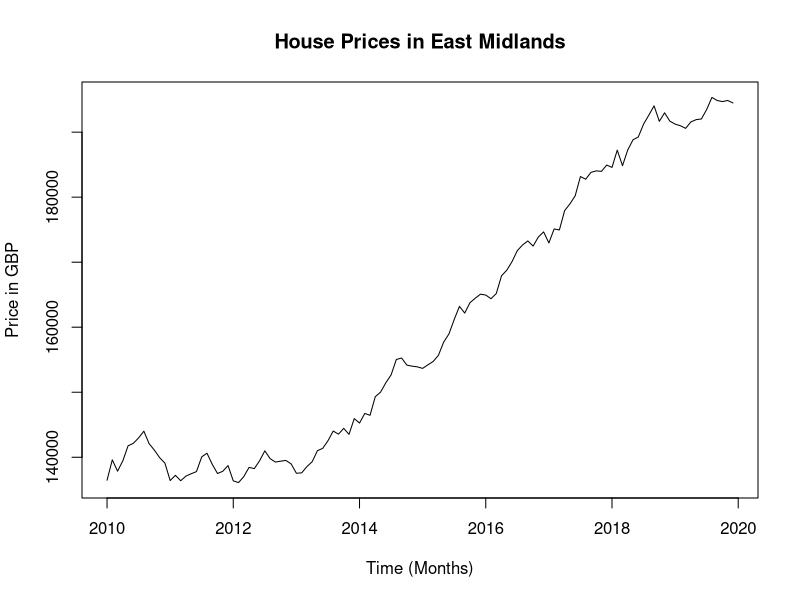
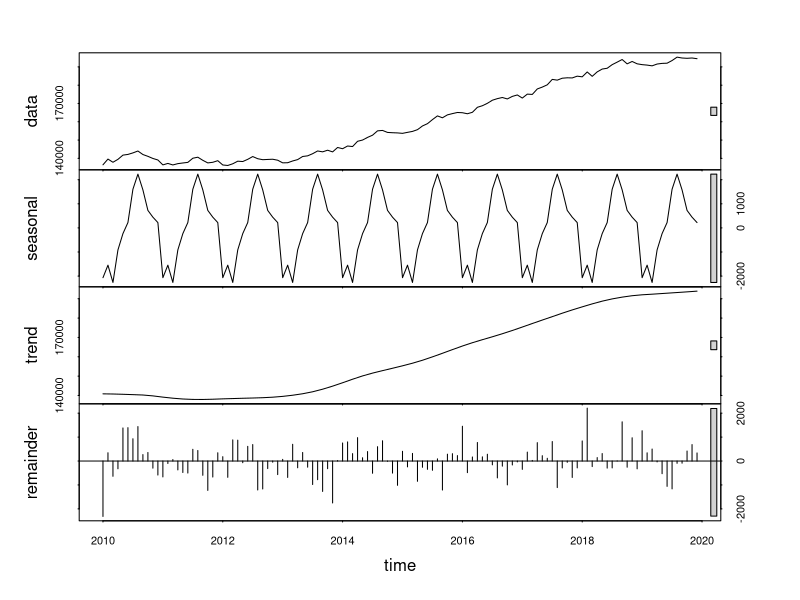
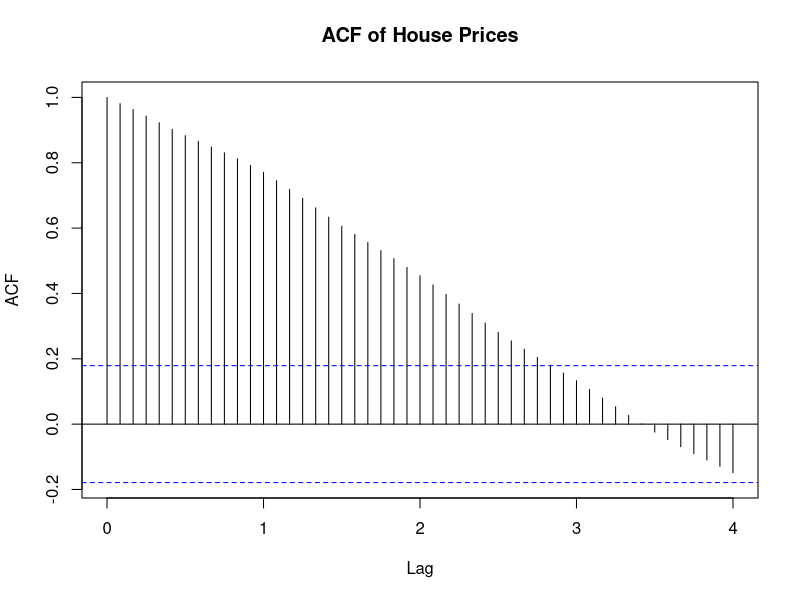
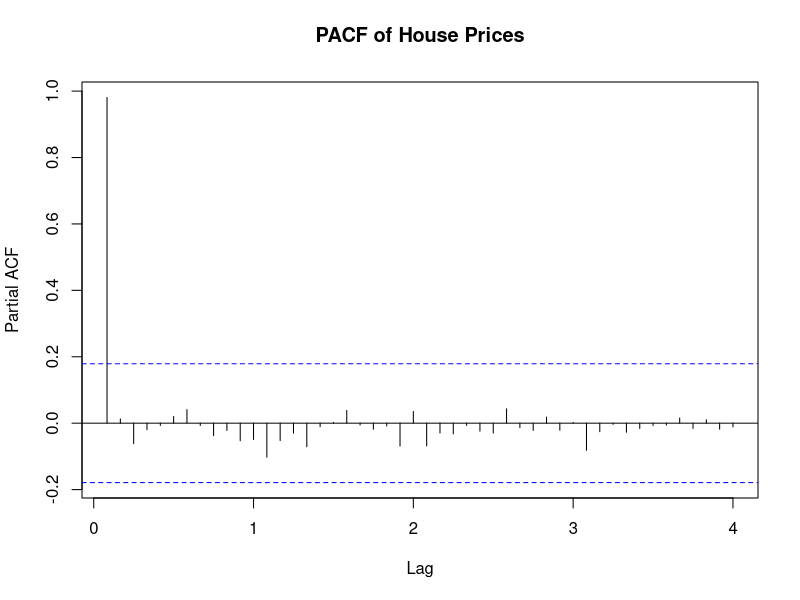
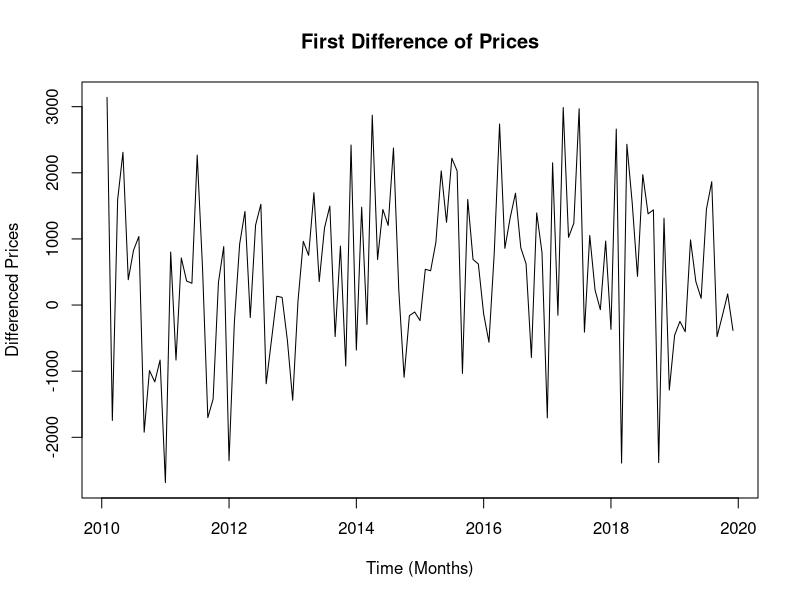
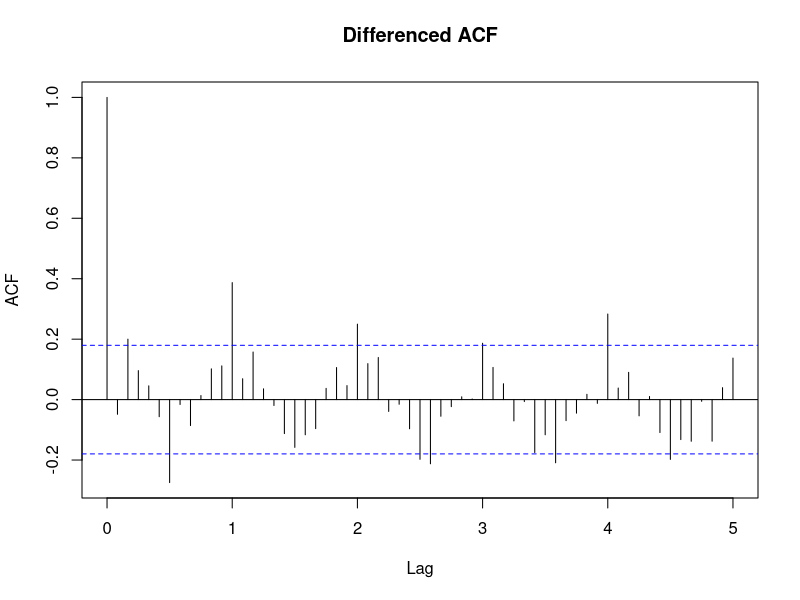
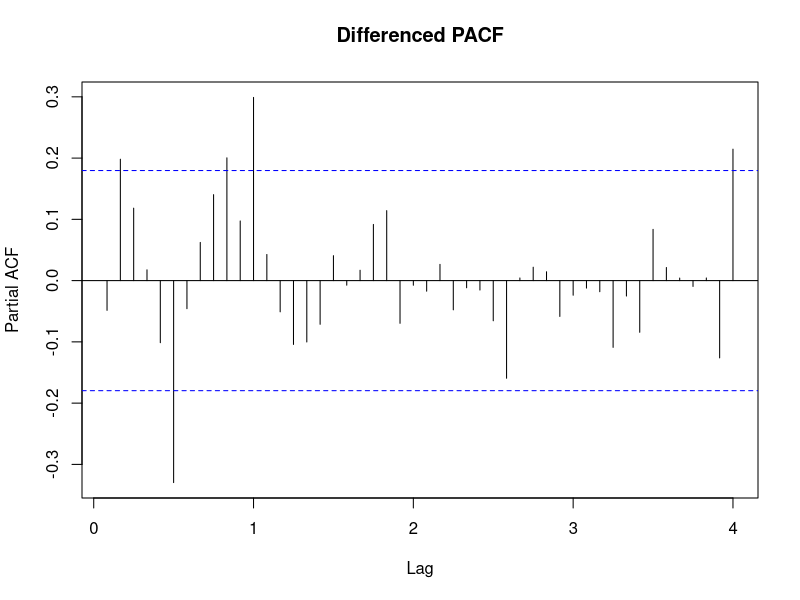
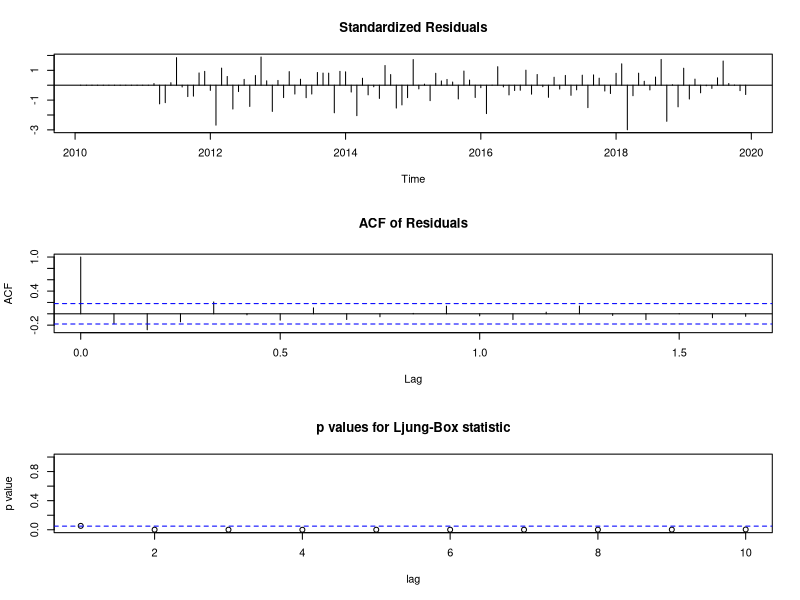

Generate these figures, in order, with R:
# Load the necessary package for time series analysis
library(forecast)

# Read the dataset
house_prices = read.csv('em_house_prices.csv')

# Create a time series
house_prices_ts = ts(house_prices$average_price_gbp, start = c(2010, 1), frequency = 12)

# Plot the time series
ts.plot(house_prices_ts, main='House Prices in East Midlands', xlab='Time (Months)', ylab='Price in GBP')

# Decompose the time series to analyze components
decomposed = stl(house_prices_ts, s.window = 'periodic')
plot(decomposed)
range(decomposed$time.series[,'seasonal'])
range(decomposed$time.series[,'remainder'])

# Analyze the autocorrelation of the time series
acf(house_prices_ts, lag.max = 48, main='ACF of House Prices')

pacf(house_prices_ts, lag.max = 48, main='PACF of House Prices')

# Test for stationarity
stationarity_test = PP.test(house_prices_ts)
print(stationarity_test)

# Determine optimal differencing level
for(d in 1:5){
  diff_ts = diff(house_prices_ts, differences = d)
  print(paste('Order =', d, 'Variance =', var(diff_ts)))
}
var(house_prices_ts)

# Plot the first differenced series
first_diff = diff(house_prices_ts)
ts.plot(first_diff, main='First Difference of Prices', xlab='Time (Months)', ylab='Differenced Prices')

# Analyze the differenced series
acf(first_diff, lag.max = 60, main='Differenced ACF')
abline(v=c(12,24,36,48), col='red', lty=2)

pacf(first_diff, lag.max = 48, main='Differenced PACF')

# Test stationarity again
stationarity_test_diff = PP.test(first_diff)
cat('P-value for PP test after differencing:', stationarity_test_diff$p.value, '\n')
print (stationarity_test_diff)

# Fit a SARIMA model
sarima_model = arima(first_diff, order = c(2, 1, 1), seasonal = list(order = c(0, 0, 1), period = 12))
print(paste0('SARIMA(2,2,1)(0,1,1)[12] model, AIC = ', round(sarima_model$aic, 2)))

# Select and summarize the model
final_model = arima(first_diff, order = c(2, 2, 1), seasonal = list(order = c(0, 1, 1), period = 12))
summary(final_model)

# Diagnostic plots for the selected model
tsdiag(final_model)

# Distribution of residuals
hist(final_model$residuals, freq = FALSE, main='Residuals Distribution', xlab='Residuals')
lines(density(final_model$resid, na.rm = TRUE))

# Q-Q plot of residuals
qqnorm(final_model$residuals)
qqline(final_model$residuals)

# Evaluate model performance
summary(final_model)  # Extract MAE and RMSE1

# Plot actual vs. fitted values
plot(as.numeric(fitted(final_model)), as.numeric(first_diff), main='Actual vs fitted',xlab='fitted',ylab='actual')
abline(a=0, b=1, col='red')

# Forecast future values
forecasted_values = forecast(final_model, 6)
plot(forecasted_values)

# Re-fit the model on non-differenced data and forecast
original_model = arima(house_prices_ts, order = c(2, 1, 1), seasonal = list(order = c(0, 0, 1), period = 12))
forecast_original = forecast(original_model, 6)
plot(forecast_original)
